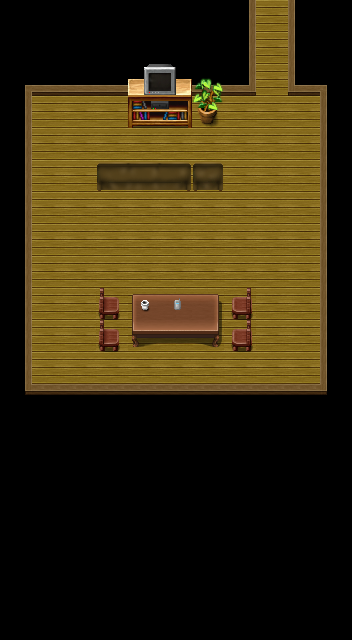

The image is a tile-based game level rendered from a .tmx file. Its description and source (layers, tilesets, objects; grid data summarised) follow:
An orthogonal 11x20 tile map with 32x32 px tiles, 3 tile layers (fond, office, tasseandmobile), 3 tilesets.

<map version="1.2" tiledversion="2019.03.13" orientation="orthogonal" renderorder="right-down" width="11" height="20" tilewidth="32" tileheight="32" infinite="0" nextlayerid="6" nextobjectid="1">
 <tileset firstgid="1" name="OfficeTilesetBis" tilewidth="32" tileheight="32" tilecount="256" columns="16">
  <image source="OfficeTilesetBis.png" width="512" height="512" />
 </tileset>
 <tileset firstgid="257" name="OfficeTileset" tilewidth="32" tileheight="32" tilecount="50" columns="5">
  <image source="OfficeTileset.png" width="160" height="320" />
 </tileset>
 <tileset firstgid="307" name="BlackTile" tilewidth="32" tileheight="32" tilecount="50" columns="5">
  <image source="BlackTile.png" width="160" height="320" />
  <tile id="13">
   <properties>
    <property name="notcollide" type="bool" value="false" />
   </properties>
  </tile>
 </tileset>
 <layer id="2" name="fond" width="11" height="20">
  <data>[220 cells, 198 non-empty, 12 distinct tile ids]</data>
 </layer>
 <layer id="4" name="office" width="11" height="20">
  <data>[220 cells, 20 non-empty, 18 distinct tile ids]</data>
 </layer>
 <layer id="5" name="tasseandmobile" width="11" height="20">
  <data>[220 cells, 24 non-empty, 6 distinct tile ids]</data>
 </layer>
</map>
